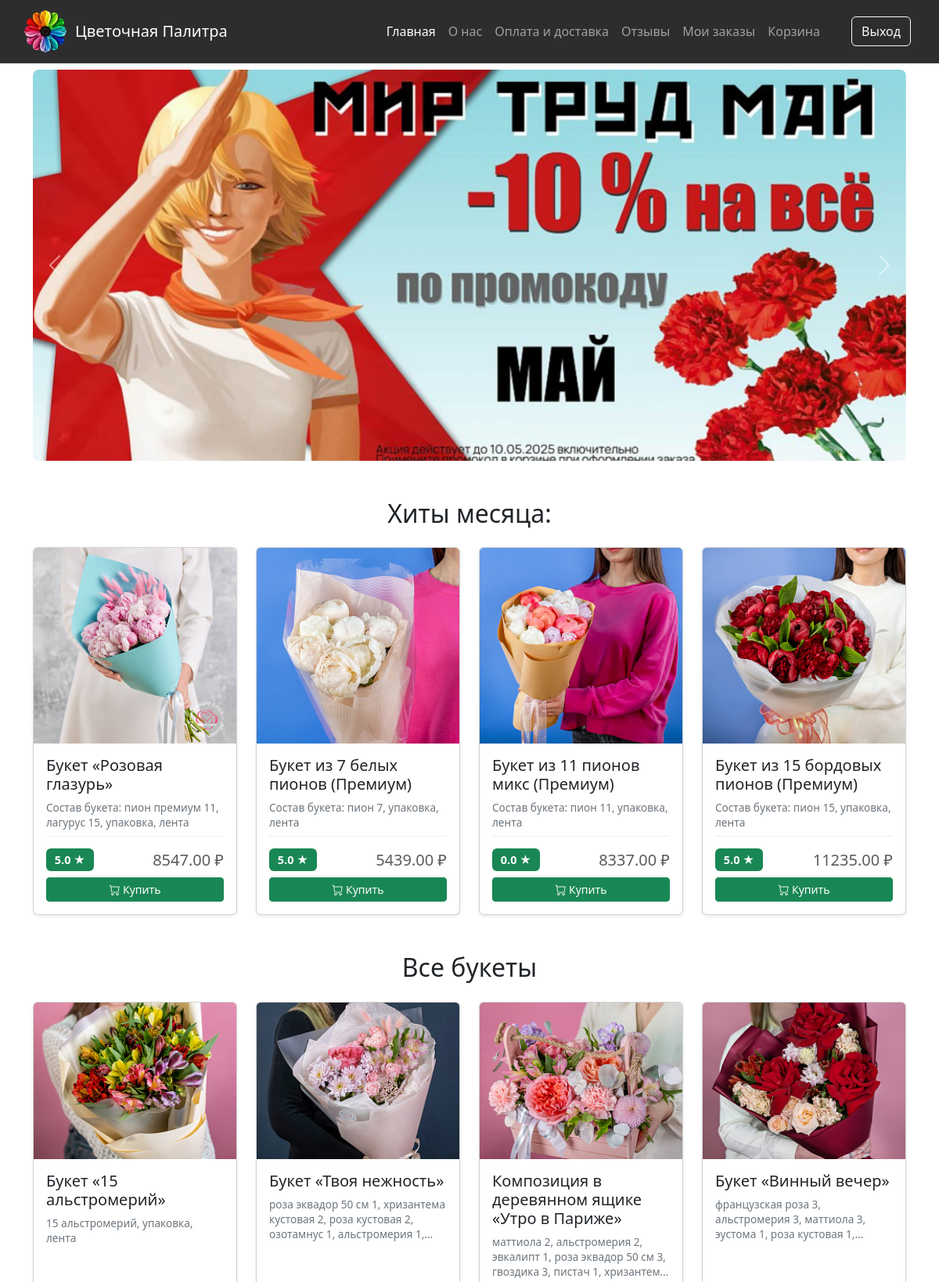
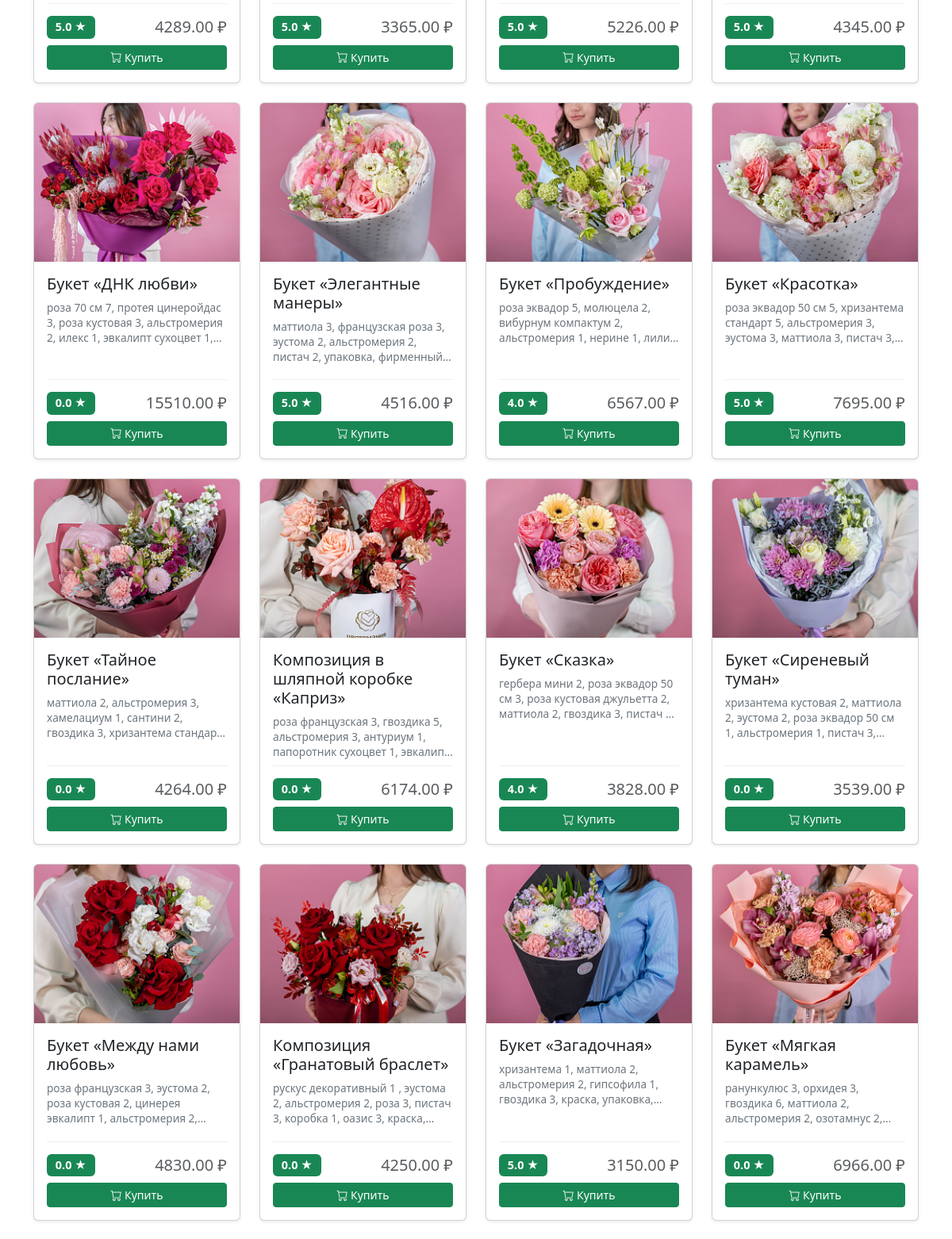
Screenshot of / (signed in, upper part) with the database file from the repository (2 pictures, top to bottom).
### catalog/models.py (models this page shows, shortened)
class Bouquet(models.Model):
    name = models.CharField(max_length=30, blank=False, verbose_name='Название')
    consists = models.TextField(max_length=100, blank=False, verbose_name='Содержит')
    price = models.DecimalField(max_digits=10, decimal_places=2, verbose_name='Цена')
    cost_price = models.DecimalField(max_digits=10, decimal_places=2, verbose_name='Себестоимость',
                                     blank=False, null=False, default=0)
    pic1 = models.ImageField(upload_to='bouquets/', verbose_name='Фото1')
    pic2 = models.ImageField(upload_to='bouquets/', verbose_name='Фото2')
    is_bestseller = models.BooleanField(default=False, verbose_name='Бестселлер')
    objects = BouquetManager()
    @property
    def average_rating(self):
        return self.reviews.filter(is_approved=True,
                                   order__status='completed').aggregate(Avg('rating'))['rating__avg'] or 0

### main/views.py (the view)
# urls.py: path('', views.home, name='home'),
def home(request):
    bouquets = Bouquet.objects.all()
    bestsellers = Bouquet.objects.filter(is_bestseller=True)[:4]
    context = {
        'bouquets': bouquets,
        'bestsellers': bestsellers,
    }
    return render(request, 'main/home.html', context)

### cart/context_processors.py (called while the page is built)
def cart(request):
    return {'cart': get_or_create_cart(request)}

### cart/utils.py (called while the page is built, shortened)
def get_or_create_cart(request):
    if request.user.is_authenticated:
        cart, _ = Cart.objects.get_or_create(user=request.user)
    return cart

### main/templates/main/home.html (shortened to what this page needs)
{% extends 'main/layout.html' %}
{% load static %}
{% block content %}
<div class="container mt-1">
    <div id="mainCarousel" class="carousel slide mb-5" data-bs-ride="carousel">
        <div class="carousel-inner rounded-3">
            {% for i in "1234" %}
            <div class="carousel-item {% if forloop.first %}active{% endif %}">
                <img src="{% static 'main/img/promo'|add:i|add:'.jpg' %}"
                     class="d-block w-100"
                     alt="Акция {{ i }}"
                     style="max-height: 500px; object-fit: cover;">
            </div>
            {% endfor %}
        </div>
        <button class="carousel-control-prev" type="button" data-bs-target="#mainCarousel" data-bs-slide="prev">
            <span class="carousel-control-prev-icon" aria-hidden="true"></span>
        </button>
        <button class="carousel-control-next" type="button" data-bs-target="#mainCarousel" data-bs-slide="next">
            <span class="carousel-control-next-icon" aria-hidden="true"></span>
        </button>
    </div>
    <h2 class="text-center mb-4">Хиты месяца:</h2>
    <div class="row g-4 mb-5">
        {% for bouquet in bestsellers|slice:":4" %}
        <div class="col-md-3">
            <div class="card h-100 shadow-sm hover-effect">
                {% if bouquet.pic1 %}
                    <img src="{{ bouquet.pic1.url }}"
                         class="card-img-top"
                         alt="{{ bouquet.name }}"
                         style="height: 250px; object-fit: cover;">
                {% endif %}
                <div class="card-body d-flex flex-column">
                    <h5 class="card-title">{{ bouquet.name }}</h5>
                    <div class="mb-2 flex-grow-1">
                        <p class="card-text small text-secondary text-truncate-3-lines">
                            {{ bouquet.consists }}
                        </p>
                    </div>
                    <div class="fixed-bottom-block">
                        <div class="d-flex justify-content-between align-items-center mb-2">
                            <span class="badge bg-success">{{ bouquet.average_rating|floatformat:1 }} ★</span>
                            <h5 class="text-muted m-0">{{ bouquet.price }} ₽</h5>
                        </div>
                        <div class="buy-control text-center">
                            <div class="buy-actions position-relative">
                                <button class="btn btn-success btn-sm cart-add w-100"
                                        data-bouquet-id="{{ bouquet.id }}">
                                    <i class="bi bi-cart"></i> Купить
                                </button>
                            </div>
                        </div>
                    </div>
                </div>
            </div>
        </div>
        {% empty %}
        <div class="col-12 text-center">
            <div class="alert alert-warning">Популярные букеты появятся здесь совсем скоро!</div>
        </div>
        {% endfor %}
    </div>
    <h2 class="text-center mb-4">Все букеты</h2>
    <div class="row g-4">
        {% for bouquet in bouquets %}
        <div class="col-md-3">
            <div class="card h-100 shadow-sm hover-effect">
                {% if bouquet.pic1 %}
                    <img src="{{ bouquet.pic1.url }}"
                         class="card-img-top"
                         alt="{{ bouquet.name }}"
                         style="height: 200px; object-fit: cover;">
                {% endif %}
                <div class="card-body d-flex flex-column">
                    <h5 class="card-title">{{ bouquet.name }}</h5>
                    <div class="mb-2 flex-grow-1">
                        <p class="card-text small text-secondary text-truncate-3-lines">
                            {{ bouquet.consists }}
                        </p>
                    </div>
                    <div class="fixed-bottom-block">
                        <div class="d-flex justify-content-between align-items-center mb-2">
                            <span class="badge bg-success">{{ bouquet.average_rating|floatformat:1 }} ★</span>
                            <h5 class="text-muted m-0">{{ bouquet.price }} ₽</h5>
                        </div>
                        <div class="buy-control text-center">
                            <div class="buy-actions position-relative">
                                <button class="btn btn-success btn-sm cart-add w-100"
                                        data-bouquet-id="{{ bouquet.id }}">
                                    <i class="bi bi-cart"></i> Купить
                                </button>
                            </div>
                        </div>
                    </div>
                </div>
            </div>
        </div>
        {% empty %}
        <div class="col-12 text-center">
            <div class="alert alert-info">Букеты появятся здесь совсем скоро!</div>
        </div>
        {% endfor %}
    </div>
</div>
{% endblock %}

### main/static/main/css/styles.css (style rules this page uses)
.carousel-control-prev, .carousel-control-next { width: 5%; }
.card-img-top { height: 250px; object-fit: cover; }
.badge { font-size: 0.9rem; padding: 0.5em 0.75em; }
.card { transition: transform 0.3s, box-shadow 0.3s; }
.fixed-bottom-block { margin-top: auto; padding-top: 15px; border-top: 1px solid #eee; }
.text-truncate-3-lines { display: -webkit-box; -webkit-line-clamp: 3; -webkit-box-orient: vertical; overflow: hidden; line-height: 1.4; }
.small { font-size: 0.85rem; }
.hover-effect { transition: transform 0.3s, box-shadow 0.3s; }
@media (min-width: 768px) { .card { min-height: 450px; } }

### rows the page displays
Bouquet: pic1 (picture), name "Букет «Розовая глазурь»", consists "Состав букета: пион премиум 11, лагурус 15, упаковка, лента", average_rating "5.0", price "8547.00"
Bouquet: pic1 (picture), name "Букет из 7 белых пионов (Премиум)", consists "Состав букета: пион 7, упаковка, лента", average_rating "5.0", price "5439.00"
Bouquet: pic1 (picture), name "Букет из 11 пионов микс (Премиум)", consists "Состав букета: пион 11, упаковка, лента", average_rating "0.0", price "8337.00"
Bouquet: pic1 (picture), name "Букет из 15 бордовых пионов (Премиум)", consists "Состав букета: пион 15, упаковка, лента", average_rating "5.0", price "11235.00"
Bouquet: pic1 (picture), name "Букет «15 альстромерий»", consists "15 альстромерий, упаковка, лента", average_rating "5.0", price "4289.00"
Bouquet: pic1 (picture), name "Букет «Твоя нежность»", consists "роза эквадор 50 см 1, хризантема кустовая 2, роза кустовая 2, озотамнус 1, альстромерия…", average_rating "5.0", price "3365.00"
Bouquet: pic1 (picture), name "Композиция в деревянном ящике «Утро в Париже»", consists "маттиола 2, альстромерия 2, эвкалипт 1, роза эквадор 50 см 3, гвоздика 3, пистач 1,…", average_rating "5.0", price "5226.00"
Bouquet: pic1 (picture), name "Букет «Винный вечер»", consists "французская роза 3, альстромерия 3, маттиола 3, эустома 1, роза кустовая…", average_rating "5.0", price "4345.00"
Bouquet: pic1 (picture), name "Букет «ДНК любви»", consists "роза 70 см 7, протея цинеройдас 3, роза кустовая 3, альстромерия 2, илекс 1, эвкалипт сухоцвет…", average_rating "0.0", price "15510.00"
Bouquet: pic1 (picture), name "Букет «Элегантные манеры»", consists "маттиола 3, французская роза 3, эустома 2, альстромерия 2, пистач 2, упаковка,…", average_rating "5.0", price "4516.00"
Bouquet: pic1 (picture), name "Букет «Пробуждение»", consists "роза эквадор 5, молюцела 2, вибурнум компактум 2, альстромерия 1, нерине 1,…", average_rating "4.0", price "6567.00"
Bouquet: pic1 (picture), name "Букет «Красотка»", consists "роза эквадор 50 см 5, хризантема стандарт 5, альстромерия 3, эустома 3, маттиола 3, пистач…", average_rating "5.0", price "7695.00"
Bouquet: pic1 (picture), name "Букет «Тайное послание»", consists "маттиола 2, альстромерия 3, хамелациум 1, сантини 2, гвоздика 3, хризантема…", average_rating "0.0", price "4264.00"
Bouquet: pic1 (picture), name "Композиция в шляпной коробке «Каприз»", consists "роза французская 3, гвоздика 5, альстромерия 3, антуриум 1, папоротник сухоцвет 1,…", average_rating "0.0", price "6174.00"
Bouquet: pic1 (picture), name "Букет «Сказка»", consists "гербера мини 2, роза эквадор 50 см 3, роза кустовая джульетта 2, маттиола 2, гвоздика 3, пистач…", average_rating "4.0", price "3828.00"
Bouquet: pic1 (picture), name "Букет «Сиреневый туман»", consists "хризантема кустовая 2, маттиола 2, эустома 2, роза эквадор 50 см 1, альстромерия 1, пистач…", average_rating "0.0", price "3539.00"
Bouquet: pic1 (picture), name "Букет «Между нами любовь»", consists "роза французская 3, эустома 2, роза кустовая 2, цинерея эвкалипт 1, альстромерия…", average_rating "0.0", price "4830.00"
Bouquet: pic1 (picture), name "Композиция «Гранатовый браслет»", consists "рускус декоративный 1 , эустома 2, альстромерия 2, роза 3, пистач 3, коробка 1, оазис 3,…", average_rating "0.0", price "4250.00"
Bouquet: pic1 (picture), name "Букет «Загадочная»", consists "хризантема 1, маттиола 2, альстромерия 2, гипсофила 1, гвоздика 3, краска,…", average_rating "5.0", price "3150.00"
Bouquet: pic1 (picture), name "Букет «Мягкая карамель»", consists "ранункулюс 3, орхидея 3, гвоздика 6, маттиола 2, альстромерия 2, озотамнус…", average_rating "0.0", price "6966.00"
